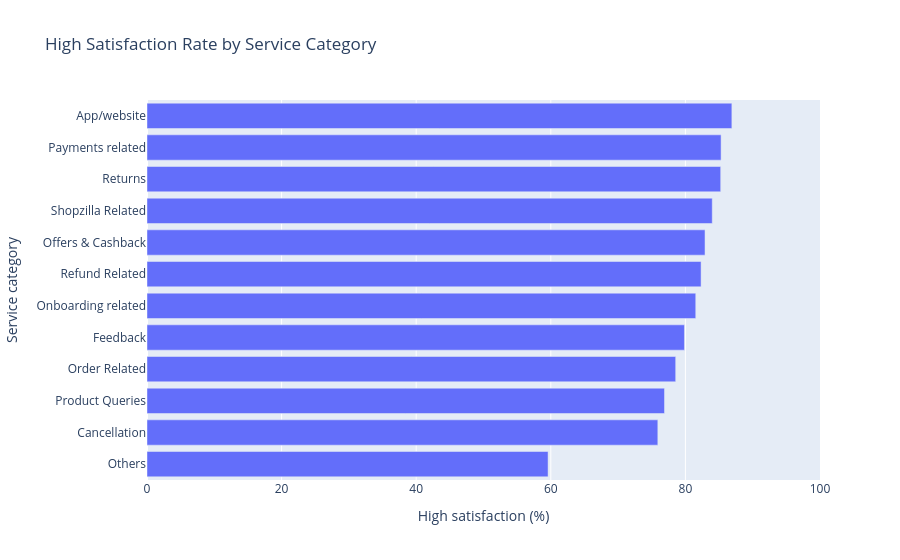

Here is the notebook cell this chart was saved with:
### Markdown cell above
## Cell 10 — Service category vs satisfaction
This chart compares the high-satisfaction percentage by service/issue category. Rates should be interpreted with group sizes in mind.

### Code cell
category_summary = df.groupby("category", dropna=False).agg(
    Records=("Satisfaction", "size"),
    High_Satisfaction_Rate=("Satisfaction", lambda s: (s == "High").mean() * 100)
).reset_index().sort_values("High_Satisfaction_Rate")

category_summary["category"] = category_summary["category"].fillna("Unknown").astype(str)
display(category_summary.round(2))

fig = px.bar(
    category_summary, x="High_Satisfaction_Rate", y="category", orientation="h",
    hover_data=["Records"], title="High Satisfaction Rate by Service Category",
    labels={"High_Satisfaction_Rate":"High satisfaction (%)", "category":"Service category"}
)
fig.update_layout(xaxis_range=[0, 100])
fig.show()

### Figure 1 — Plotly figure (JSON) as saved in the notebook; plotly's stock layout.template omitted (floating-point values rounded to 4 significant figures)
{"data": [{"customdata": [[99], [2212], [3692], [23215], [2294], [65], [4550], [480], [2792], [44097], [2327], [84]], "hovertemplate": "High satisfaction (%)=%{x}<br>Service category=%{y}<br>Records=%{customdata[0]}<extra></extra>", "legendgroup": "", "marker": {"color": "#636efa", "pattern": {"shape": ""}}, "name": "", "orientation": "h", "showlegend": false, "textposition": "auto", "type": "bar", "x": [59.6, 75.9, 76.9, 78.56, 79.86, 81.54, 82.33, 82.92, 83.99, 85.24, 85.3, 86.9], "xaxis": "x", "y": ["Others", "Cancellation", "Product Queries", "Order Related", "Feedback", "Onboarding related", "Refund Related", "Offers & Cashback", "Shopzilla Related", "Returns", "Payments related", "App/website"], "yaxis": "y"}], "layout": {"barmode": "relative", "legend": {"tracegroupgap": 0}, "title": {"text": "High Satisfaction Rate by Service Category"}, "xaxis": {"anchor": "y", "domain": [0, 1], "range": [0, 100], "title": {"text": "High satisfaction (%)"}}, "yaxis": {"anchor": "x", "domain": [0, 1], "title": {"text": "Service category"}}}}
